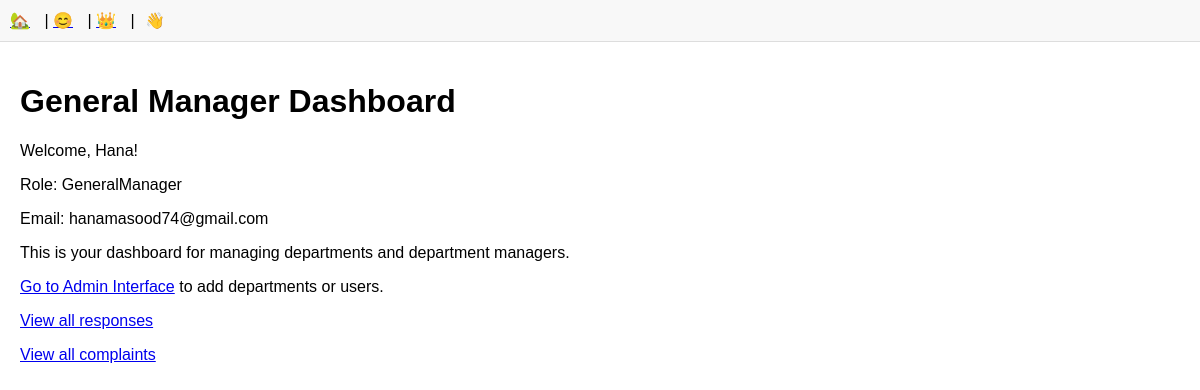
/members/general/dashboard/ (signed in), run on the app's committed database.
### members/models.py (models this page shows, shortened)
class User(AbstractUser):
    ROLE_CHOICES = [
        ("Student", "Student"),
        ("GeneralManager", "General Manager"),
        ("DepartmentManager", "Department Manager"),
    ]
    UserId = models.AutoField(primary_key=True)
    Name = models.CharField(max_length=255)
    GPA = models.DecimalField(max_digits=4, decimal_places=2, default=0)
    email = models.EmailField(unique=True)
    Role = models.CharField(max_length=20, choices=ROLE_CHOICES, default="Student")
    DepartmentId = models.ForeignKey(
        Department, null=True, blank=True, on_delete=models.SET_NULL, related_name="users"
    )
    USERNAME_FIELD = "username"
    REQUIRED_FIELDS = ["email", "Name", "Role"]

### members/views.py (the view)
# urls.py: path('general/dashboard/', views.GeneralManagerDashboard, name='general_manager_dashboard'),
def GeneralManagerDashboard(request):
    if not request.user.is_authenticated or request.user.Role != "GeneralManager":
        return redirect("home")
    return render(request, "general_manager_dashboard.html", {"user": request.user})

### members/templates/general_manager_dashboard.html (shortened to what this page needs)
{% extends 'layout.html' %}
{% block content %}
    <h1>General Manager Dashboard</h1>
    <p>Welcome, {{ user.Name }}!</p>
    <p>Role: {{ user.Role }}</p>
    <p>Email: {{ user.email }}</p>
    <p>This is your dashboard for managing departments and department managers.</p>
    <p><a href="{% url 'admin:index' %}">Go to Admin Interface</a> to add departments or users.</p>
    <p><a href="{% url 'members:general_manager_responses' %}">View all responses</a></p>
    <p><a href="{% url 'members:all_complaints' %}">View all complaints</a></p>
{% endblock %}

### static/css/style.css (style rules this page uses)
body { font-family: Arial, sans-serif; margin: 0; padding: 0; }

### data on the page
User: Name "Hana", Role "GeneralManager", email "hanamasood74@gmail.com"
